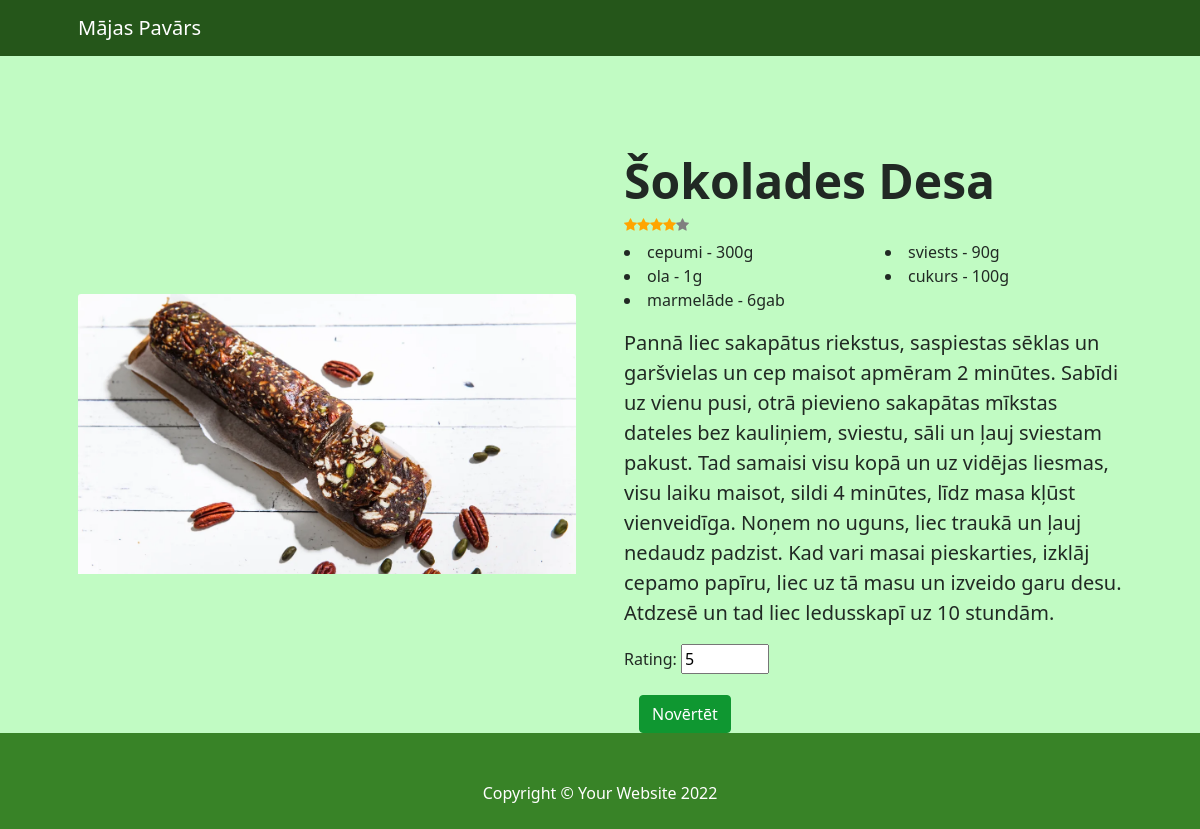
The app's page /details/Šokolades Desa/ with its own data.
### receptes/models.py (models this page shows, shortened)
class Recepie(models.Model):
    name =  models.CharField(max_length=255)
    description = models.TextField()
    image = models.ImageField(upload_to="receptes/images",blank=True,null=True)
    recepie_ingridient = models.ManyToManyField(Product, through='ingridient')
    category = models.ManyToManyField(Category)
    def average_rating(self) -> float:
        return Rating.objects.filter(recepie=self).aggregate(Avg("rating"))["rating__avg"] or 0

class Ingridient(models.Model):
    recepie = models.ForeignKey(Recepie, on_delete=models.CASCADE)
    product = models.ForeignKey(Product, on_delete=models.CASCADE)
    amount = models.PositiveSmallIntegerField()
    class Measure(models.Choices):
        mL = 'ml'
        g = 'g'
        gab = 'gab'
    measure = models.CharField(max_length=3,choices=Measure.choices)

class Product(models.Model):
    name = models.CharField(max_length=255)
    calories = models.PositiveSmallIntegerField()

### receptes/views.py (the view)
# urls.py: path('details/<str:name>/',views.details, name="receptes-details")
def details(request, name):
    receipe = Recepie.objects.get(name=name)
    if request.method == 'POST':
        form = RatingForm(request.POST)
        if form.is_valid():
            rating = form.cleaned_data['Rating']
            Rating.objects.create(recepie=receipe, rating=rating)
    else:
        form = RatingForm()
    ingredients = Ingridient.objects.filter(recepie_id=receipe)
    context = {'receipe': receipe, 'ingredients': ingredients, 'form': form}
    return render(request, 'details.html', context )

### receptes/form.py
class RatingForm(forms.Form):
    Rating = forms.IntegerField(min_value=1, max_value=10, initial=5)

### receptes/templates/details.html (shortened to what this page needs)
{% extends "base.html" %}
{% block header %}
    <link href="https://cdn.jsdelivr.net/npm/bootstrap-icons@1.5.0/font/bootstrap-icons.css" rel="stylesheet" />
    <link rel="stylesheet" href="https://cdn.jsdelivr.net/npm/bootstrap@4.0.0/dist/css/bootstrap.min.css">
    <link rel="stylesheet" href="https://cdnjs.cloudflare.com/ajax/libs/font-awesome/4.7.0/css/font-awesome.min.css">
    {% load static %}
    <link href="{% static 'css/styles_search.css' %}" rel="stylesheet" />
{% endblock header %}
{% block content %}
{% include "nav.html" %}
<section class="py-5">
    <div class="container px-4 px-lg-5 my-5">
        <div class="row gx-4 gx-lg-5 align-items-center">
            <div class="col-md-6">
                <img class="card-img-top mb-5 mb-md-0" src="{{ receipe.image.url }}" alt="..." />
                {% load qr_code %}
            </div>
            <div class="col-md-6">
                <h1 class="display-5 fw-bolder">{{ receipe.name }}</h1>
                <div class="d-flex small text-warning mb-2">
                    <span class="fa fa-star {% if receipe.average_rating > 2 %} checked {% endif %}"></span>
                    <span class="fa fa-star {% if receipe.average_rating > 4 %} checked {% endif %}"></span>
                    <span class="fa fa-star {% if receipe.average_rating > 6 %} checked {% endif %}"></span>
                    <span class="fa fa-star {% if receipe.average_rating > 8 %} checked {% endif %}" ></span>
                    <span class="fa fa-star {% if receipe.average_rating > 9 %} checked {% endif %}"></span>
                </div>
                <div class="row">
                    {% for ingredient in ingredients %}
                      {% if forloop.counter0|divisibleby:2 %}
                        </div>
                        <div class="row">
                      {% endif %}
                      <div class="col-6">
                        <li>{{ ingredient.product.name }} - {{ ingredient.amount }}{{ ingredient.measure }}</li>
                      </div>
                    {% endfor %}
                  </div>
                <p class="lead">{{ receipe.description }}</p>
                    <form method="post">
                        {{ form.as_p }}
                        <div class="col-auto"><button class="btn btn-primary" id="submitButton" type="submit">Novērtēt</button></div>
                      </form>
            </div>
        </div>
    </div>
</section>
{% include "footer.html" %}
{% endblock content%}

### receptes/templates/details.html (style rules this page uses)
.fa-star { color: grey; }
.checked { color: orange; }

### records on screen
Recepie: image (picture), name "Šokolades Desa", description "Pannā liec sakapātus riekstus, saspiestas sēklas un garšvielas un cep maisot apmēram 2 minūtes. Sabīdi uz vienu pusi, otrā pievieno sakapātas mīkstas dateles bez kauliņiem, sviestu, sāli un ļauj sviestam pakust. Tad samaisi visu kopā un uz vidējas liesmas, visu laiku maisot, sildi 4 minūtes, līdz masa kļūst vienveidīga. Noņem no uguns, liec traukā un ļauj nedaudz padzist. Kad vari masai pieskarties, izklāj cepamo papīru, liec uz tā masu un izveido garu desu. Atdzesē un tad liec ledusskapī uz 10 stundām."
Ingridient: product.name "cepumi", amount "300", measure "g"
Ingridient: product.name "sviests", amount "90", measure "g"
Ingridient: product.name "ola", amount "1", measure "g"
Ingridient: product.name "cukurs", amount "100", measure "g"
Ingridient: product.name "marmelāde", amount "6", measure "gab"
